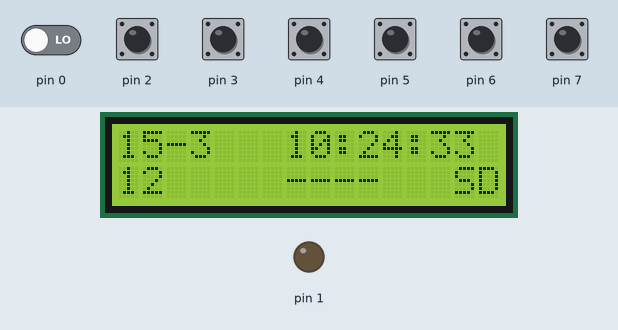
Bench run of a sketch on a simulated Arduino Uno, built with avr-gcc and run on an emulated ATmega328P. Shown: 16×2 character LCD, output pins drawn as LEDs (lit = HIGH). The inputs (shaded band) are chosen by the test bench; at power-on: pin 2–7 HIGH, pin 0 LOW. The local clock reads 2024-03-15 10:24:30 at power-on unless the sketch sets it; storage starts empty.

Above: at 3.28 s.
3.3 s: pin 2 pulled LOW for 0.15 s
At 3.47 s:
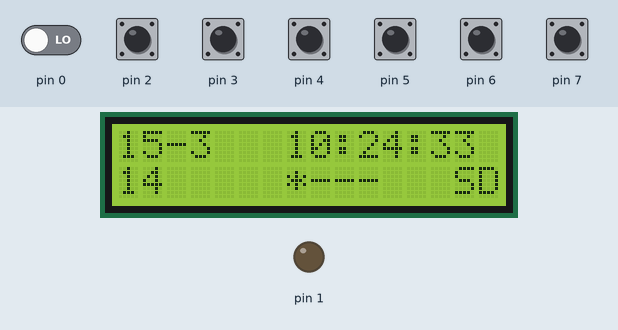
5.1 s: pin 3 pulled LOW for 0.15 s
At 5.23 s:
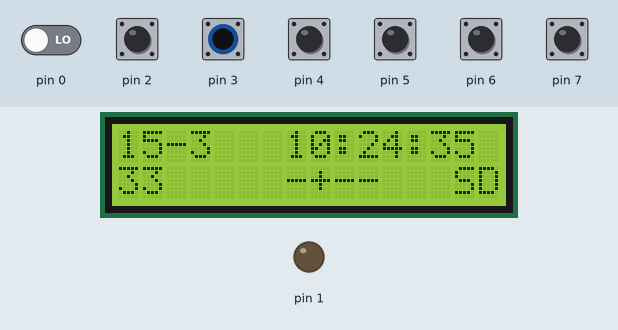
6.7 s: pin 4 pulled LOW for 0.15 s
At 6.81 s:
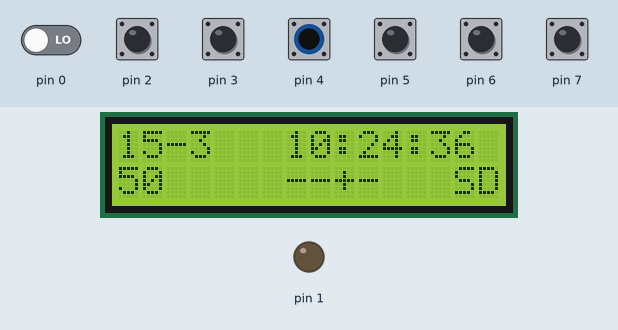
8.3 s: pin 5 pulled LOW for 0.15 s
At 8.39 s:
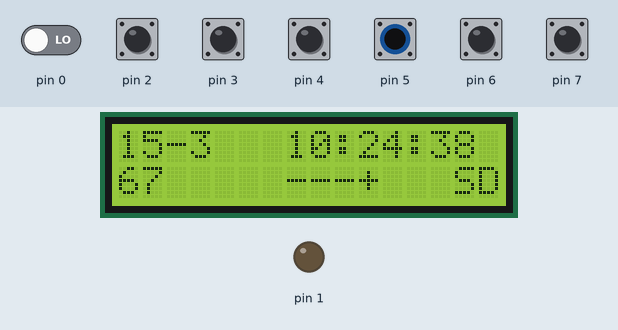
9.9 s: pin 2 pulled LOW for 1 s
At 10.06 s:
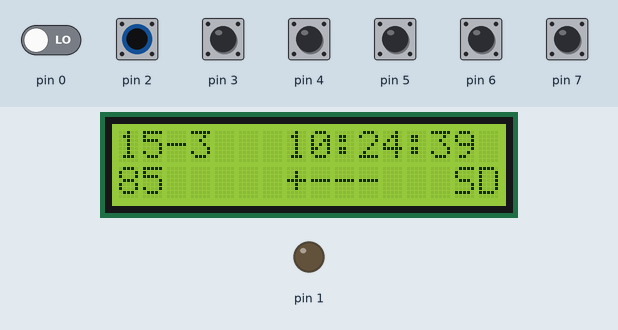
12.4 s: pin 3 pulled LOW for 1 s
At 12.48 s:
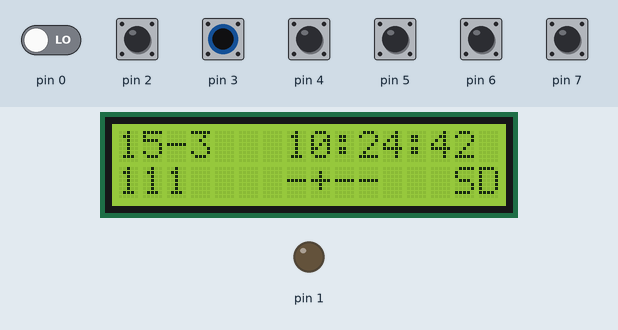

The sketch:

ToiletStuffLoggerSDLCDandButtonsPress.ino
```cpp
#include <SD.h>
#include <SPI.h>
#include <Wire.h>
#include <LiquidCrystal_I2C.h>

#include "RTClib.h"

RTC_DS1307 RTC;


LiquidCrystal_I2C lcd(0x27, 2, 1, 0, 4, 5, 6, 7, 3, POSITIVE);  // Set the LCD I2C address

unsigned int number = 0;
char incomingByte;
int lines = 0;
int chars = 0;
//bool occupied[4] = {0,0,1,0};
byte portd = 0; //stores button values
byte lastportd = 0;
byte lastminutes;
byte lastseconds;
byte portdoccupied = 0;
unsigned long time;
unsigned long lasttime[4] = {0,0,0,0} ;

int CS_PIN = 10;
File file;

void setup()   {
  DDRD = B00000010;    //inputs serial io
  pinMode(2, INPUT_PULLUP);
  pinMode(3, INPUT_PULLUP);
  pinMode(4, INPUT_PULLUP);
  pinMode(5, INPUT_PULLUP);
  pinMode(6, INPUT_PULLUP);
  pinMode(7, INPUT_PULLUP);

  //Serial.begin(9600);

  lcd.begin(16,2);
  lcd.backlight();

    Wire.begin();
    RTC.begin();
  // Check to see if the RTC is keeping time.  If it is, load the time from your computer.
  if (! RTC.isrunning()) {
    lcd.clear();
    lcd.print("RTC is NOT running!");
    // This will reflect the time that your sketch was compiled
    RTC.adjust(DateTime(__DATE__, __TIME__));
  }

   initializeSD();
   delay(2000);

}


void loop() {
  time = millis();
  portd = PIND >> 2;

  for(int i=0; i<4; i++)
  {
    if(bitRead(portd,i) != bitRead(lastportd,i) && !bitRead(portd,i)) lasttime[i] = time;//buton state changed to LOW (on)
    if(bitRead(portd,i) != bitRead(lastportd,i) && bitRead(portd,i)) bitWrite(portdoccupied,i,LOW);//buton state changed to HIGH (off)

    else if (bitRead(portd,i) == bitRead(lastportd,i && bitRead(portd,i) == LOW)) //if button state is the same and PRESSED(LOW) monitor millis and wait untill button being released
    {
      if (lasttime[i] + 2000 < time) bitWrite(portdoccupied,i,HIGH);
      else
      {
        bitWrite(portdoccupied,i,LOW);
        lasttime[i] = time;
      }

    }
    else // if button is low
    {
      lasttime[i] = time;
    }

  }


 lcd.clear();

  DateTime now = RTC.now();
    lcd.print(now.day(), DEC);
    lcd.print('-');
    lcd.print(now.month(), DEC);
    //lcd.print('-');
    //lcd.print(now.year(), DEC);
    lcd.print("   ");
    lcd.print(now.hour(), DEC);
    lcd.print(':');
    lcd.print(now.minute(), DEC);
    lcd.print(':');
    lcd.print(now.second(), DEC);
    //lcd.print('    ');


  //
  //lcd.println("");

  lcd.setCursor(0,1);
  lcd.print(number);

  lcd.setCursor(7,1);

//  for(int i=0; i<4; i++)
//  {
//    if(occupied[i] == HIGH) lcd.print("*");
//    else lcd.print("-");
//  }

  for(int i=0; i<4; i++)
  {
    if(bitRead(portd,i)) lcd.print("-");  // !!!! not pressed button  =  1 because internal pullup
    else if(bitRead(portdoccupied,i)) lcd.print("*");
    else lcd.print("+");
  }


  if(!SD.exists("test.csv"))
  {
    file = SD.open("test.csv", FILE_WRITE);
    file.println("sep=;");
    file.println("PersonNr; PissoirNr; Date ");
    file.close();
  }


  file = SD.open("test.csv", FILE_WRITE);

    lcd.setCursor(14,1);
  if (file)
  {
    lcd.print("SD");
  }
  else
  {
    lcd.print("!!");

  }
  delay(50);

  file.print(number);
  file.print(";");
  file.print(number/2);
  file.print(";");
    file.print(now.day(), DEC);
    file.print('-');
    file.print(now.month(), DEC);
    file.print('-');
    file.print(now.year(), DEC);
    file.print(' ');
    file.print(now.hour(), DEC);
    file.print(':');
    file.print(now.minute(), DEC);
    file.print(':');
    file.print(now.second(), DEC);
    file.println();


  file.close();


  lastportd = portd;
  number++;
  if (number > 65000)number=0;
}


void initializeSD()
{
 // Serial.println("InitSD");
  pinMode(CS_PIN, OUTPUT);

  if (SD.begin())
  {
  lcd.print("SD ready!");
  } else
  {
  lcd.print("SD init failed!");
    return;
  }
}
```

Measured:
- after the input at 3.3 s, the display: first differs from a run without the input after 0.13 s (image 1)
- after the input at 5.1 s, the display: changes after 0.09 s (image 2)
- after the input at 6.7 s, the display: changes after 0.07 s (image 3)
- after the input at 8.3 s, the display: changes at once (image 4)
- after the input at 9.9 s, the display: first differs from a run without the input after 0.11 s (image 5)
- after the input at 12.4 s, the display: changes at once (image 6)
